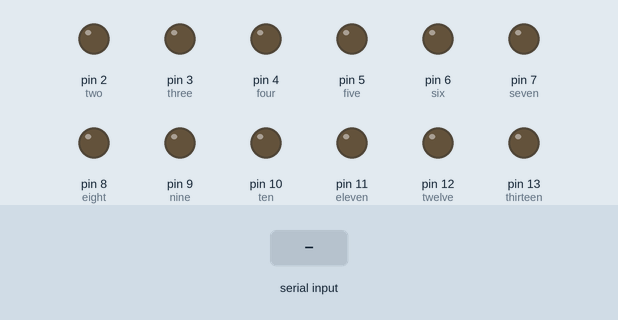
A sketch run on a simulated Arduino Uno, built with avr-gcc and run on an emulated ATmega328P. Shown: output pins drawn as LEDs (lit = HIGH). The inputs (shaded band) are chosen by the test bench.

Above: at 1.2 s.
1.3 s: "90 45\n" received over Serial
At 3.3 s:
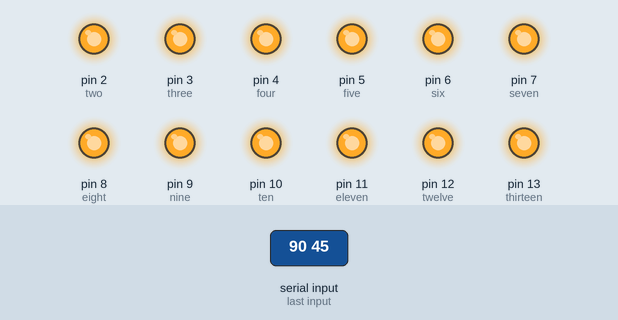
At 13.2 s:
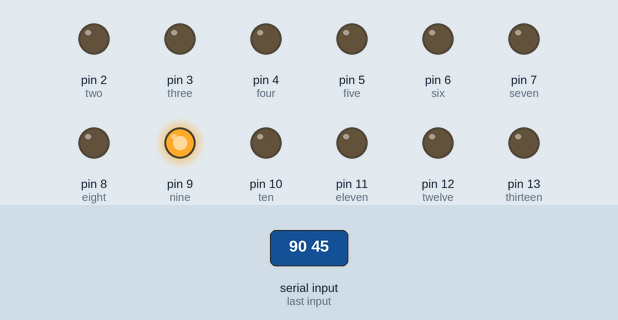
Timing chart, 0 to 13.5 s (numbered marks = the images above; inputs shaded):
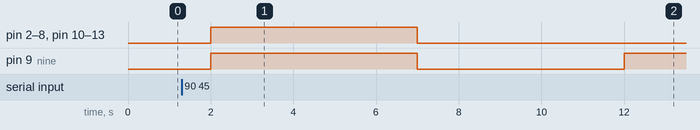

Measured:
- after the input at 1.3 s, pin 2 (two), pin 3 (three), pin 4 (four), pin 5 (five), pin 6 (six), pin 7 (seven), pin 8 (eight), pin 10 (ten), pin 11 (eleven), pin 12 (twelve), pin 13 (thirteen): LOW → HIGH after 0.70 s, → LOW 5.0 s later; pin 9 (nine): LOW → HIGH after 0.70 s, → LOW 5.0 s later, → HIGH 5.0 s later

The sketch:

THHB_Arduino.ino
```cpp
int index = 0;
const String T = "T";
const String t = "t";
const String C = "C";
const int thirteen = 13;
// C Pins

const int twelve = 12;
const int eleven = 11;
const int ten = 10;
const int nine = 9;
const int eight = 8;

// T Pins
const int two = 2;

// t Pins
const int seven = 7;
const int six = 6;
const int five = 5;

const int four = 4;
const int three = 3;


const int CONTROL_QUBITS[6] = {1, 3, 5, 7, 9, 11};
const int TARGET_QUBITS[6] = {0, 2, 4, 6, 8, 10};

/*
 * 0 = not receiving input
 * 1 = receiving controls
 * 2 = receiving targets
 */
int inputPhase = 0;

int tempControlIndex = 0;
int tempTargetIndex = 0;
int tempControl[12] = {-1,-1,-1,-1,-1,-1,-1,-1,-1,-1,-1,-1};
int tempTarget[12] = {-1,-1,-1,-1,-1,-1,-1,-1,-1,-1,-1,-1};

// store pins of violating qubits
int violationsIndex = 0;
int violations[12] = {-1,-1,-1,-1,-1,-1,-1,-1,-1,-1,-1,-1};
bool violationOnOff = false;
bool flagAllQubits = false;

/*
TODO: Fix. No rhyme or reason for these configurations,
just the consequence of gluing the hardware together before writing the code!
*/

void turnOffAllLEDs() {
  for (int i = 0; i < 12; i++) {
    digitalWrite(i, LOW);
  }
}
int convertQubitToPin(int qubitIndex) {
  switch (qubitIndex) {
    case 0:
      return 2; //TODO
    case 1:
      return 10;
    case 2:
      return 6;
    case 3:
      return 8;
    case 4:
      return 12;
    case 5:
      return 3;
    case 6:
      return 7;
    case 7:
      return 13;
    case 8:
      return 4;
    case 9:
      return 9;
    case 10:
      return 5;
    case 11:
      return 11;
  }
  return -1;
}

// Turn all LEDs on and off
void startSequence() {
  for (int i = 2; i <= 13; i++) {
    digitalWrite(i, HIGH);
  }
  delay(5000);
  for (int i = 2; i <= 13; i++) {
    digitalWrite(i, LOW);
  }
}

// Check if qubit at index is a control qubit
bool isControlQubit(int qubitIndex) {
  for (int i = 0; i < 6; i++) {
    if (CONTROL_QUBITS[i] == qubitIndex) {
      return true;
    }
  }
  return false;
}

void handleViolations(bool on) {
  for (int i = 0; i < violationsIndex; i++) {
    digitalWrite(violations[i], on? HIGH: LOW);
  }
  // delay(1000);
  // for (int i = 0; i < violationsIndex; i++) {
  //   digitalWrite(violations[i], LOW);
  // }

}

void clearArray(int arr[12]) {
  for (int i = 0; i < 12; i++) {
    arr[i] = -1;
  }
}

// Illuminate LEDs for properly placed qubits, note misplaced qubits
void handleOperation() {

  // for target qubits
  for (int i = 0; i <= tempTargetIndex; i++) {
    int currQubit = tempTarget[i];
    int convertedPin = convertQubitToPin(tempTarget[i]);
    if (flagAllQubits || isControlQubit(currQubit)) {
      violations[violationsIndex] = convertedPin;
      violationsIndex++;
    } else {
      digitalWrite(convertedPin, HIGH);
    }
  }

  // For control qubits
  if (tempTarget[0] != -1) {
    for (int i = 0; i <= tempControlIndex; i++) {
      int currQubit = tempControl[i];
      int convertedPin = convertQubitToPin(tempControl[i]);
      if (flagAllQubits || !isControlQubit(currQubit)) {
        violations[violationsIndex] = convertedPin;
        violationsIndex++;
      } else {
        digitalWrite(convertedPin, HIGH);
      }
    }
  // for single-qubit gate
  } else {
    digitalWrite(convertQubitToPin(tempControl[0]), HIGH);
  }

  clearArray(tempControl);
  tempControlIndex = 0;
  clearArray(tempTarget);
  tempTargetIndex = 0;
}

void setup() {
  Serial.begin(9600);
  pinMode(twelve, OUTPUT);
  pinMode(eleven, OUTPUT);
  pinMode(ten, OUTPUT);
  pinMode(nine, OUTPUT);
  pinMode(eight, OUTPUT);
  pinMode(seven, OUTPUT);
  pinMode(six, OUTPUT);
  pinMode(five, OUTPUT);
  pinMode(four, OUTPUT);
  pinMode(three, OUTPUT);
  pinMode(two, OUTPUT);
  pinMode(thirteen, OUTPUT);
}

void loop() {

  if (violationsIndex != 0) {
    violationOnOff = !violationOnOff;
    handleViolations(violationOnOff);
  } else if (Serial.available() > 0) {

    // indicate that input is being received
    if (inputPhase == 0) {
      startSequence();
      inputPhase = 1;
    }
    char incomingChar = Serial.read();
    // Done receiving
    if (incomingChar == 'D') {
      inputPhase = 0;
      if (tempControl[0] != -1) {
        turnOffAllLEDs();
        handleOperation();
      }
    } else if (incomingChar == '\n') {
      turnOffAllLEDs();
      handleOperation();
      // violationsIndex = 0;
      // clearArray(violations);
    // Control qubits incoming
    } else if (incomingChar == 'C') {
      inputPhase = 1;
      // if (tempControl[0] != -1) {
      //   turnOffAllLEDs();
      //   handleOperation();
      // }
    // Target qubits incoming
    } else if (incomingChar == 'V') {
      flagAllQubits = true;
    } else if (incomingChar == 'T') {
      inputPhase = 2;
    // TODO remove
    } else if (incomingChar == ' ') {
      int i = 0;
    } else {
      int qubit = incomingChar - '0';
      // if (flagAllQubits) {
      //   // violations[violationsIndex] = convertQubitToPin(qubit);
      //   // violationsIndex++;
      // } else
      if (inputPhase == 1) {
        tempControl[tempControlIndex] = qubit;
        tempControlIndex++;
      } else {
        tempTarget[tempTargetIndex] = qubit;
        tempTargetIndex++;
      }
    }
  }
  delay(1000);

}
```
